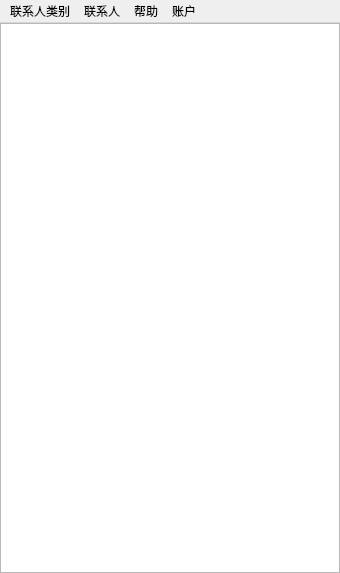
<?xml version="1.0" encoding="UTF-8"?>
<ui version="4.0">
 <class>AddressBookWindow</class>
 <widget class="QMainWindow" name="AddressBookWindow">
  <property name="geometry">
   <rect>
    <x>0</x>
    <y>0</y>
    <width>340</width>
    <height>573</height>
   </rect>
  </property>
  <property name="sizePolicy">
   <sizepolicy hsizetype="Fixed" vsizetype="Fixed">
    <horstretch>0</horstretch>
    <verstretch>0</verstretch>
   </sizepolicy>
  </property>
  <property name="minimumSize">
   <size>
    <width>340</width>
    <height>573</height>
   </size>
  </property>
  <property name="maximumSize">
   <size>
    <width>340</width>
    <height>573</height>
   </size>
  </property>
  <property name="windowTitle">
   <string>通信录</string>
  </property>
  <property name="windowIcon">
   <iconset resource="resource.qrc">
    <normaloff>:/Img/Img/blenderIcon.png</normaloff>:/Img/Img/blenderIcon.png</iconset>
  </property>
  <property name="styleSheet">
   <string notr="true"/>
  </property>
  <widget class="QWidget" name="centralwidget">
   <widget class="QListWidget" name="addressList">
    <property name="geometry">
     <rect>
      <x>0</x>
      <y>0</y>
      <width>340</width>
      <height>550</height>
     </rect>
    </property>
    <property name="mouseTracking">
     <bool>true</bool>
    </property>
    <property name="focusPolicy">
     <enum>Qt::NoFocus</enum>
    </property>
    <property name="contextMenuPolicy">
     <enum>Qt::CustomContextMenu</enum>
    </property>
   </widget>
  </widget>
  <widget class="QMenuBar" name="menubar">
   <property name="geometry">
    <rect>
     <x>0</x>
     <y>0</y>
     <width>340</width>
     <height>23</height>
    </rect>
   </property>
   <widget class="QMenu" name="addressItem">
    <property name="title">
     <string>联系人</string>
    </property>
    <addaction name="addItem"/>
    <addaction name="searchItem"/>
    <addaction name="modifyItem"/>
    <addaction name="deleteItem"/>
   </widget>
   <widget class="QMenu" name="help">
    <property name="title">
     <string>帮助</string>
    </property>
    <addaction name="about"/>
   </widget>
   <widget class="QMenu" name="addressType">
    <property name="title">
     <string>联系人类别</string>
    </property>
    <addaction name="addType"/>
    <addaction name="modifyType"/>
    <addaction name="deleteType"/>
   </widget>
   <widget class="QMenu" name="menu">
    <property name="title">
     <string>账户</string>
    </property>
    <addaction name="logout"/>
    <addaction name="exit"/>
    <addaction name="destroy"/>
   </widget>
   <addaction name="addressType"/>
   <addaction name="addressItem"/>
   <addaction name="help"/>
   <addaction name="menu"/>
  </widget>
  <action name="addItem">
   <property name="text">
    <string>添加联系人</string>
   </property>
   <property name="shortcut">
    <string>Alt+A</string>
   </property>
  </action>
  <action name="searchItem">
   <property name="text">
    <string>查询联系人</string>
   </property>
   <property name="shortcut">
    <string>Alt+S</string>
   </property>
  </action>
  <action name="modifyItem">
   <property name="text">
    <string>修改联系人</string>
   </property>
   <property name="shortcut">
    <string>Alt+M</string>
   </property>
  </action>
  <action name="deleteItem">
   <property name="text">
    <string>删除联系人</string>
   </property>
   <property name="shortcut">
    <string>Alt+D</string>
   </property>
  </action>
  <action name="about">
   <property name="text">
    <string>关于</string>
   </property>
   <property name="toolTip">
    <string>关于</string>
   </property>
   <property name="shortcut">
    <string>Alt+Shift+A</string>
   </property>
  </action>
  <action name="addType">
   <property name="text">
    <string>添加联系人类别</string>
   </property>
   <property name="font">
    <font>
     <family>微软雅黑</family>
    </font>
   </property>
   <property name="shortcut">
    <string>Shift+A</string>
   </property>
  </action>
  <action name="modifyType">
   <property name="text">
    <string>修改联系人类别</string>
   </property>
   <property name="shortcut">
    <string>Shift+M</string>
   </property>
  </action>
  <action name="deleteType">
   <property name="text">
    <string>删除联系人类别</string>
   </property>
   <property name="shortcut">
    <string>Shift+D</string>
   </property>
  </action>
  <action name="logout">
   <property name="text">
    <string>注销</string>
   </property>
   <property name="shortcut">
    <string>Ctrl+L</string>
   </property>
  </action>
  <action name="destroy">
   <property name="text">
    <string>销毁账户</string>
   </property>
   <property name="shortcut">
    <string>Ctrl+D</string>
   </property>
  </action>
  <action name="exit">
   <property name="text">
    <string>退出</string>
   </property>
   <property name="shortcut">
    <string>Ctrl+E</string>
   </property>
  </action>
 </widget>
 <resources>
  <include location="resource.qrc"/>
 </resources>
 <connections/>
 <slots>
  <signal>searchButtonPressed()</signal>
 </slots>
</ui>
